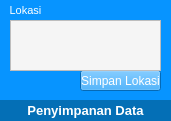
   <widget class="QWidget" name="widget_12" native="true">
    <property name="geometry">
     <rect>
      <x>1099</x>
      <y>280</y>
      <width>171</width>
      <height>121</height>
     </rect>
    </property>
    <property name="styleSheet">
     <string notr="true">background-color: rgb(7, 148, 255);
color: rgb(255, 255, 255);</string>
    </property>
    <widget class="QLabel" name="label_50">
     <property name="geometry">
      <rect>
       <x>0</x>
       <y>100</y>
       <width>171</width>
       <height>21</height>
      </rect>
     </property>
     <property name="font">
      <font>
       <family>MS Shell Dlg 2</family>
       <pointsize>10</pointsize>
       <weight>75</weight>
       <bold>true</bold>
      </font>
     </property>
     <property name="autoFillBackground">
      <bool>false</bool>
     </property>
     <property name="styleSheet">
      <string notr="true">color: rgb(255, 255, 255);
background-color: rgb(4, 111, 182);</string>
     </property>
     <property name="text">
      <string>Penyimpanan Data</string>
     </property>
     <property name="alignment">
      <set>Qt::AlignCenter</set>
     </property>
    </widget>
    <widget class="QLabel" name="ketinggian_teks_7">
     <property name="geometry">
      <rect>
       <x>10</x>
       <y>0</y>
       <width>31</width>
       <height>21</height>
      </rect>
     </property>
     <property name="font">
      <font>
       <pointsize>8</pointsize>
      </font>
     </property>
     <property name="text">
      <string>Lokasi</string>
     </property>
     <property name="alignment">
      <set>Qt::AlignCenter</set>
     </property>
    </widget>
    <widget class="QPushButton" name="pushButton_4">
     <property name="geometry">
      <rect>
       <x>80</x>
       <y>70</y>
       <width>81</width>
       <height>21</height>
      </rect>
     </property>
     <property name="text">
      <string>Simpan Lokasi</string>
     </property>
    </widget>
    <widget class="QPlainTextEdit" name="lokasiAll">
     <property name="geometry">
      <rect>
       <x>10</x>
       <y>20</y>
       <width>151</width>
       <height>51</height>
      </rect>
     </property>
     <property name="styleSheet">
      <string notr="true">background-color: rgb(245, 245, 245);
color: rgb(0, 0, 0);</string>
     </property>
    </widget>
   </widget>
